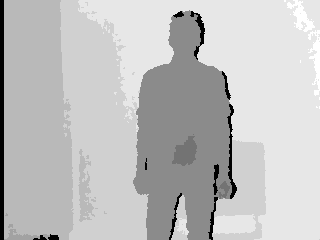
//> input picture testing_opencv_2.4.2 - this is for finding contour area and length/19054d.PNG, 320 x 240 px
$ ./testing_opencv_2.4.2   (built with g++ and OpenCV 4)
//> lines starting //> are read from the running program, lines starting //| are printed output that depends on the picture
### testing_opencv_2.4.2 - this is for finding contour area and length/stdafx.h
// stdafx.h : include file for standard system include files,
// or project specific include files that are used frequently, but
// are changed infrequently
//

#pragma once

#include "targetver.h"

#include <stdio.h>
#include <tchar.h>


// TODO: reference additional headers your program requires here

### testing_opencv_2.4.2 - this is for finding contour area and length/testing_opencv_2.4.2.cpp
#include "StdAfx.h"
#include <iostream>
#include <vector>
#include<math.h>
#include <stdlib.h>
#include "cv.h"
#include<highgui.h>
#include<conio.h>
#include <fstream>
#include <opencv2/imgproc/imgproc.hpp>
#include <cvblob.h>
using namespace std;
using namespace cv;
#include "core\core_c.h"
using namespace cvb;

Mat src; Mat src_gray;
int thresh = 100;
int max_thresh = 255;
RNG rng(12345);

/// Function header
void thresh_callback(int, void* );

/**
 * @function main
 */
int main( int argc, char** argv )
{
  /// Load source image and convert it to gray
  src = imread( "19054d.PNG", 1 );
//> src is the input picture: 240 rows x 320 cols, CV_8UC3; min 0, max 11, mean 8.31
  //src = imread( "skintest.jpg", 1 );

  /// Convert image to gray and blur it
  cvtColor( src, src_gray, CV_BGR2GRAY );
  blur( src_gray, src_gray, Size(3,3) );
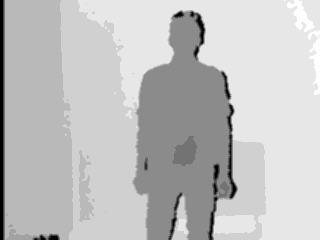
//> src_gray: 240 rows x 320 cols, CV_8UC1; min 0, max 11, mean 8.31; drawn with min black and max white

  /// Create Window
  char* source_window = "Source";
  namedWindow( source_window, CV_WINDOW_AUTOSIZE );
  imshow( source_window, src );

  //createTrackbar( " Canny thresh:", "Source", &thresh, max_thresh, thresh_callback );
  thresh_callback( 0, 0 );

  waitKey(0);
  return(0);
}

/**
 * @function thresh_callback
 */
void thresh_callback(int, void* )
{
  Mat canny_output;
  vector<vector<Point> > contours;
  vector<Vec4i> hierarchy;

  /// Detect edges using canny
  Canny( src_gray, canny_output, thresh, thresh*2, 3 );
//> canny_output: 240 rows x 320 cols, CV_8UC1; every value is 0
  /// Find contours
  findContours( canny_output, contours, hierarchy, CV_RETR_TREE, CV_CHAIN_APPROX_SIMPLE, Point(0, 0) );
//> contours = 0 contours

  /// Get the moments
  vector<Moments> mu(contours.size() );
//> mu = 0 items
  for( int i = 0; i < contours.size(); i++ )
     { mu[i] = moments( contours[i], false ); }
//> this loop made 0 passes

  ///  Get the mass centers:
  vector<Point2f> mc( contours.size() );
  for( int i = 0; i < contours.size(); i++ )
     { mc[i] = Point2f( mu[i].m10/mu[i].m00 , mu[i].m01/mu[i].m00 ); }

  /// Draw contours
  Mat drawing = Mat::zeros( canny_output.size(), CV_8UC3 );
  for( int i = 0; i< contours.size(); i++ )
     {
       Scalar color = Scalar( rng.uniform(0, 255), rng.uniform(0,255), rng.uniform(0,255) );
       drawContours( drawing, contours, i, color, 2, 8, hierarchy, 0, Point() );
       circle( drawing, mc[i], 4, color, -1, 8, 0 );
     }
//> drawing: 240 rows x 320 cols, CV_8UC3; every value is 0

  /// Show in a window
  namedWindow( "Contours", CV_WINDOW_AUTOSIZE );
  imshow( "Contours", drawing );

  /// Calculate the area with the moments 00 and compare with the result of the OpenCV function
  printf("\t Info: Area and Contour Length \n");
  for( int i = 0; i< contours.size(); i++ )
     {
       printf(" * Contour[%d] - Area (M_00) = %.2f - Area OpenCV: %.2f - Length: %.2f \n", i, mu[i].m00, contourArea(contours[i]), arcLength( contours[i], true ) );
       Scalar color = Scalar( rng.uniform(0, 255), rng.uniform(0,255), rng.uniform(0,255) );
       drawContours( drawing, contours, i, color, 2, 8, hierarchy, 0, Point() );
       circle( drawing, mc[i], 4, color, -1, 8, 0 );
     }


Mat drawing_new = Mat::zeros( canny_output.size(), CV_8UC3 );
Mat drawing_new2 = Mat::zeros( canny_output.size(), CV_8UC3 );
Mat drawing_new3 = Mat::zeros( canny_output.size(), CV_8UC3 );
Mat drawing_new4 = Mat::zeros( canny_output.size(), CV_8UC3 );

Scalar color = Scalar( rng.uniform(255, 255), rng.uniform(255,255), rng.uniform(255,255) );

 /// Find the rotated rectangles and ellipses for each contour
  vector<RotatedRect> minRect( contours.size() );
  vector<RotatedRect> minEllipse( contours.size() );

  for( int i = 0; i < contours.size(); i++ )
     { minRect[i] = minAreaRect( Mat(contours[i]) );
       if( contours[i].size() > 5 )
         { minEllipse[i] = fitEllipse( Mat(contours[i]) ); }
     }

  /// Draw contours + rotated rects + ellipses
  Mat drawing4 = Mat::zeros( canny_output.size(), CV_8UC3 );
  for( int i = 0; i< contours.size(); i++ )
     {
       Scalar color = Scalar( rng.uniform(0, 255), rng.uniform(0,255), rng.uniform(0,255) );
       // contour
       drawContours( drawing_new, contours, i, color, 1, 8, vector<Vec4i>(), 0, Point() );
       // ellipse
       ellipse( drawing_new, minEllipse[i], color, 2, 8 );
	   //ellipse( drawing_new, minEllipse[L3i], color, 2, 8 );
	   //ellipse( drawing_new, minEllipse[L5i], color, 2, 8 );
       // rotated rectangle
       Point2f rect_points[4];
	   minRect[i].points( rect_points );
       //minRect[L3i].points( rect_points );
       //minRect[L5i].points( rect_points );

	   for( int j = 0; j < 4; j++ )
          line( drawing_new, rect_points[j], rect_points[(j+1)%4], color, 1, 8 );
     }


// [37 lines of commented-out code are left out]


namedWindow( "Contours_new", CV_WINDOW_AUTOSIZE );
imshow( "Contours_new", drawing_new );


// [9 lines of commented-out code are left out]

}

$ run again, with testing_opencv_2.4.2 - this is for finding contour area and length/14921d.PNG copied over testing_opencv_2.4.2 - this is for finding contour area and length/19054d.PNG
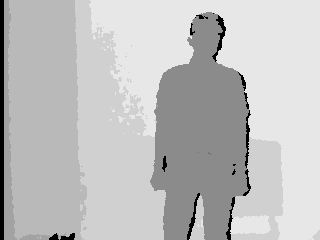
//> input picture testing_opencv_2.4.2 - this is for finding contour area and length/14921d.PNG, 320 x 240 px
//> src is the input picture: 240 rows x 320 cols, CV_8UC3; min 0, max 11, mean 8.25
//> `blur( src_gray, src_gray, Size(3,3) );`:
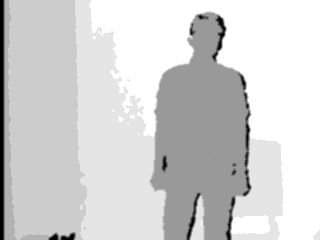
//> src_gray: 240 rows x 320 cols, CV_8UC1; min 0, max 10, mean 8.25; drawn with min black and max white
//> canny_output: 240 rows x 320 cols, CV_8UC1; every value is 0
//> contours = 0 contours
//> mu = 0 items
